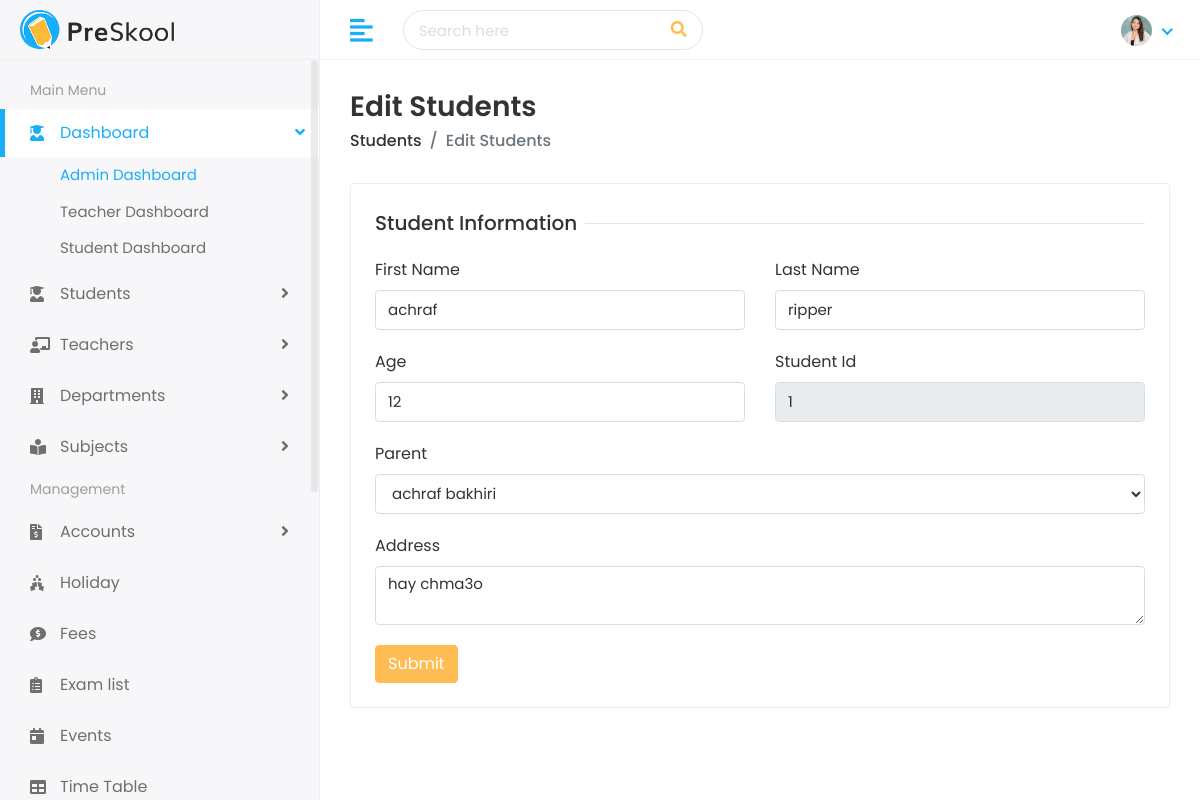
/edit-student/1/, run on the app's committed database.
### student/models.py (models this page shows, shortened)
class Student(models.Model):
    nom = models.CharField(max_length=100)
    prenom = models.CharField(max_length=100)
    age = models.IntegerField()
    adresse = models.TextField()
    parent = models.ForeignKey(Parent, on_delete=models.CASCADE)

### student/views.py (the view, shortened to what this page needs)
# urls.py: path('edit-student/<int:id>/', views.edit_student, name='edit_student'),
def edit_student(request, id):
    student = Student.objects.get(id=id)
    parents = Parent.objects.all()
    return render(request, 'students/edit-student.html', {
        'student': student,
        'parents': parents
    })

### templates/students/edit-student.html (shortened to what this page needs)
{% extends 'Home/base.html' %} {% load static %} {% block body %}
<div class="page-wrapper">
  <div class="content container-fluid">
    <div class="page-header">
      <div class="row align-items-center">
        <div class="col">
          <h3 class="page-title">Edit Students</h3>
          <ul class="breadcrumb">
            <li class="breadcrumb-item">
              <a href="{% url 'student_list' %}">Students</a>
            </li>
            <li class="breadcrumb-item active">Edit Students</li>
          </ul>
        </div>
      </div>
    </div>
    <div class="row">
      <div class="col-sm-12">
        <div class="card">
          <div class="card-body">
            <form method="POST">
              <div class="row">
                <div class="col-12">
                  <h5 class="form-title"><span>Student Information</span></h5>
                </div>
                <div class="col-12 col-sm-6">
                  <div class="form-group">
                    <label>First Name</label>
                    <input
                      type="text"
                      name="nom"
                      class="form-control"
                      value="{{ student.nom }}"
                      required
                    />
                  </div>
                </div>
                <div class="col-12 col-sm-6">
                  <div class="form-group">
                    <label>Last Name</label>
                    <input
                      type="text"
                      name="prenom"
                      class="form-control"
                      value="{{ student.prenom }}"
                      required
                    />
                  </div>
                </div>
                <div class="col-12 col-sm-6">
                  <div class="form-group">
                    <label>Age</label>
                    <input
                      type="number"
                      name="age"
                      class="form-control"
                      value="{{ student.age }}"
                      required
                    />
                  </div>
                </div>
                <div class="col-12 col-sm-6">
                  <div class="form-group">
                    <label>Student Id</label>
                    <input
                      type="text"
                      class="form-control"
                      value="{{ student.id }}"
                      readonly
                    />
                  </div>
                </div>
                <div class="col-12">
                  <div class="form-group">
                    <label>Parent</label>
                    <select name="parent" class="form-control" required>
                      {% for parent in parents %}
                      <option
                        value="{{ parent.id }}"
                        {%
                        if
                        parent.id=""
                        ="student.parent.id"
                        %}selected{%
                        endif
                        %}
                      >
                        {{ parent.nom }} {{ parent.prenom }}
                      </option>
                      {% endfor %}
                    </select>
                  </div>
                </div>
                <div class="col-12">
                  <div class="form-group">
                    <label>Address</label>
                    <textarea name="adresse" class="form-control" required>
{{ student.adresse }}</textarea
                    >
                  </div>
                </div>
                <div class="col-12">
                  <button type="submit" class="btn btn-primary">Submit</button>
                </div>
              </div>
            </form>
          </div>
        </div>
      </div>
    </div>
  </div>
</div>
{% endblock %}

### static/assets/css/style.css (style rules this page uses)
html { height: 100%; }
body { background-color: #fff; color: #333; font-family: 'Poppins', sans-serif; font-size: 1rem; height: 100%; line-height: 1.5; overflow-x: hidden; }
h1, h2, h3, h4, h5, h6 { font-family: 'Poppins', sans-serif; margin-top: 0; }
.form-control { border: 1px solid #ddd; box-shadow: none; color: #333; font-size: 15px; height: 40px; }
input, input:focus, button, button:focus { outline: none; }
input[type=text], input[type=password] { -webkit-appearance: none; -moz-appearance: none; appearance: none; }
textarea.form-control { resize: vertical; }
.form-group { margin-bottom: 1.25rem; }
ul, ol { padding: 0px; list-style: none; }
.btn-primary { background-color: #FFBC53; border: 1px solid #FFBC53; }
.card { border: 1px solid #ececf5; box-shadow: 0 1px 3px 0 rgba(0, 0, 0, 0.03); margin-bottom: 1.875rem; }
.card-body { padding: 1.5rem; }
.page-wrapper { margin-left: 320px; padding-top: 60px; position: relative; transition: all 0.4s ease; }
.page-wrapper > .content { padding: 1.875rem 1.875rem 0; }
.page-header { margin-bottom: 1.875rem; }
.page-header .breadcrumb { background-color: transparent; color: #6c757d; font-size: 1rem; font-weight: 500; margin-bottom: 0; padding: 0; }
.page-header .breadcrumb a { color: #333; }
.page-title { font-size: 28px; font-weight: 600; color: #333; margin-bottom: 5px; }
.form-title { width: 100%; max-width: 100%; padding: 0; font-size: 1.25rem; font-weight: 500; line-height: inherit; color: #333; white-space: normal; position: relative; display: block; margin-bottom: 20px; }
.form-title:before { content: ""; position: absolute; left: 0px; right: 0px; height: 1px; top: 50%; background-color: rgba(0, 0, 0, 0.1); }
.form-title span { padding: 0px 0.5rem 0 0; background-color: #fff; display: inline-block; z-index: 2; position: relative; }

### data on the page
Student: nom "achraf", prenom "ripper", age "12", id "1", adresse "hay chma3o"

### other printed values
form field parent "achraf bakhiri"
